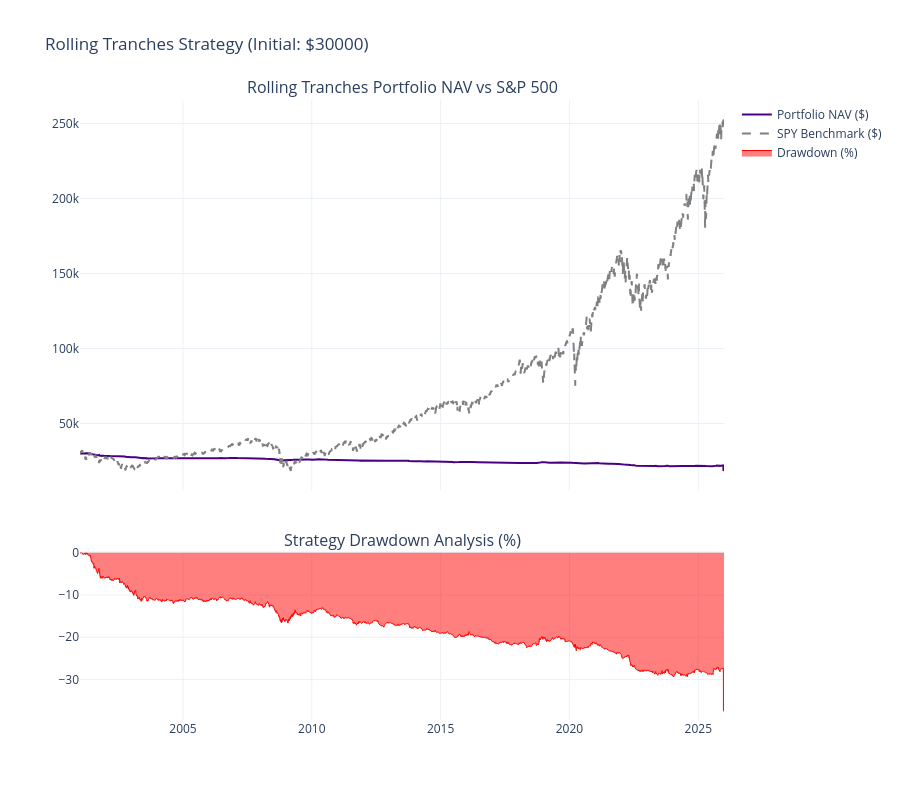

This figure's notebook cell:
### Markdown cell above
## 6. 基準對標與績效可視化

**執行功能**：與 S&P 500 (SPY) 買入持有策略進行對標分析；繪製累積報酬曲線、最大回撤圖，並計算全期間統計指標。

**參考重點**：
- 遵循元智大學 (YZU) 資管系論文圖表規範與 APA 引用格式。

### Code cell
# =========================================================================
# 可視化的自動跟隨更新 (對標 SPY) 
# =========================================================================

if len(historical_dates) > 0 and not failed_due_to_margin:
    # 延遲導入可視化套件
    import yfinance as yf
    import plotly.graph_objects as go
    from plotly.subplots import make_subplots
    
    print("Fetching SPY benchmark...")
    spy_df = yf.download("SPY", start=str(historical_dates[0].date()), end=str(historical_dates[-1].date()), progress=False)
    spy_close = spy_df['Close'].squeeze()
    spy_close.index = pd.to_datetime(spy_close.index).tz_localize(None)

    results_df = pd.DataFrame({'Date': historical_dates, 'Agent_NAV': historical_portfolio_nav}).set_index('Date')
    
    spy_aligned = spy_close.reindex(results_df.index).ffill()
    spy_initial = spy_aligned.iloc[0]
    results_df['SPY_NAV'] = (spy_aligned / spy_initial) * INITIAL_CAPITAL
    
    results_df['Agent_Peak'] = results_df['Agent_NAV'].cummax()
    results_df['Drawdown'] = (results_df['Agent_NAV'] - results_df['Agent_Peak']) / results_df['Agent_Peak']
    
    fig = make_subplots(rows=2, cols=1, shared_xaxes=True, vertical_spacing=0.1, row_heights=[0.7, 0.3],
                        subplot_titles=('Rolling Tranches Portfolio NAV vs S&P 500', 'Strategy Drawdown Analysis (%)'))

    fig.add_trace(go.Scatter(x=results_df.index, y=results_df['Agent_NAV'], name='Portfolio NAV ($)', line=dict(color='indigo', width=2)), row=1, col=1)
    fig.add_trace(go.Scatter(x=results_df.index, y=results_df['SPY_NAV'], name='SPY Benchmark ($)', line=dict(color='gray', dash='dash')), row=1, col=1)
    fig.add_trace(go.Scatter(x=results_df.index, y=results_df['Drawdown']*100, name='Drawdown (%)', fill='tozeroy', line=dict(color='red', width=1)), row=2, col=1)

    fig.update_layout(title=f'Rolling Tranches Strategy (Initial: ${INITIAL_CAPITAL})', height=800, template='plotly_white')
    fig.show()

    total_return = (results_df['Agent_NAV'].iloc[-1] - INITIAL_CAPITAL) / INITIAL_CAPITAL
    
    # --- 計算經濟學指標 (Economic Metrics) ---
    results_df['Daily_Return'] = results_df['Agent_NAV'].pct_change().fillna(0)
    trading_days = len(results_df)
    years = trading_days / 252.0
    
    # 1. 年化報酬率 (CAGR)
    annualized_return = ((results_df['Agent_NAV'].iloc[-1] / INITIAL_CAPITAL) ** (1 / years) - 1) if years > 0 else 0.0
    
    # 2. 年化波動率 (Annualized Volatility)
    annualized_volatility = results_df['Daily_Return'].std() * (252 ** 0.5)
    
    # 3. 年化夏普比率 (Sharpe Ratio, 假設 Risk-Free Rate = 0)
    sharpe_ratio = (annualized_return / annualized_volatility) if annualized_volatility > 0 else 0.0
    
    # 4. 卡瑪比率 (Calmar Ratio)
    mdd = results_df['Drawdown'].min()
    calmar_ratio = (annualized_return / abs(mdd)) if mdd < 0 else 0.0
    
    print("\n📊 【滾動梯隊資金管理 - 最終總結結算】 📊")
    print(f"🏁 最終資金餘額: ${results_df['Agent_NAV'].iloc[-1]:,.2f}")
    print(f"📈 累計淨報酬率: {total_return * 100:.2f}%")
    print(f"🌍 年化報酬率 (CAGR): {annualized_return * 100:.2f}%")
    print(f"🌪 年化波動率 (Volatility): {annualized_volatility * 100:.2f}%")
    print(f"📉 最大回撤 (MDD): {results_df['Drawdown'].min() * 100:.2f}%")
    print(f"⚖️ 年化夏普比率 (Sharpe Ratio): {sharpe_ratio:.2f}")
    print(f"🛡️ 卡瑪比率 (Calmar Ratio): {calmar_ratio:.2f}")
    print(f"🔄 成功執行退歸的梯隊: {completed_tranches_count} 梯")
    print(f"🛒 全期間總交易次數: {sum(trade_frequencies)} 次\n")

### Figure 1 — Plotly figure (JSON) as saved in the notebook; plotly's stock layout.template omitted (floating-point values rounded to 4 significant figures; data arrays with more than 128 entries replaced by an {"elided": "..."} marker saying what was removed)
{"data": [{"line": {"color": "indigo", "width": 2}, "name": "Portfolio NAV ($)", "type": "scatter", "x": {"elided": "6287 str values"}, "xaxis": "x", "y": {"elided": "6287 float values"}, "yaxis": "y"}, {"line": {"color": "gray", "dash": "dash"}, "name": "SPY Benchmark ($)", "type": "scatter", "x": {"elided": "6287 str values"}, "xaxis": "x", "y": {"elided": "6287 float values"}, "yaxis": "y"}, {"fill": "tozeroy", "line": {"color": "red", "width": 1}, "name": "Drawdown (%)", "type": "scatter", "x": {"elided": "6287 str values"}, "xaxis": "x2", "y": {"elided": "6287 float values"}, "yaxis": "y2"}], "layout": {"annotations": [{"font": {"size": 16}, "showarrow": false, "text": "Rolling Tranches Portfolio NAV vs S&P 500", "x": 0.5, "xanchor": "center", "xref": "paper", "y": 1, "yanchor": "bottom", "yref": "paper"}, {"font": {"size": 16}, "showarrow": false, "text": "Strategy Drawdown Analysis (%)", "x": 0.5, "xanchor": "center", "xref": "paper", "y": 0.27, "yanchor": "bottom", "yref": "paper"}], "height": 800, "title": {"text": "Rolling Tranches Strategy (Initial: $30000)"}, "xaxis": {"anchor": "y", "domain": [0, 1], "matches": "x2", "showticklabels": false}, "xaxis2": {"anchor": "y2", "domain": [0, 1]}, "yaxis": {"anchor": "x", "domain": [0.37, 1]}, "yaxis2": {"anchor": "x2", "domain": [0, 0.27]}}}
